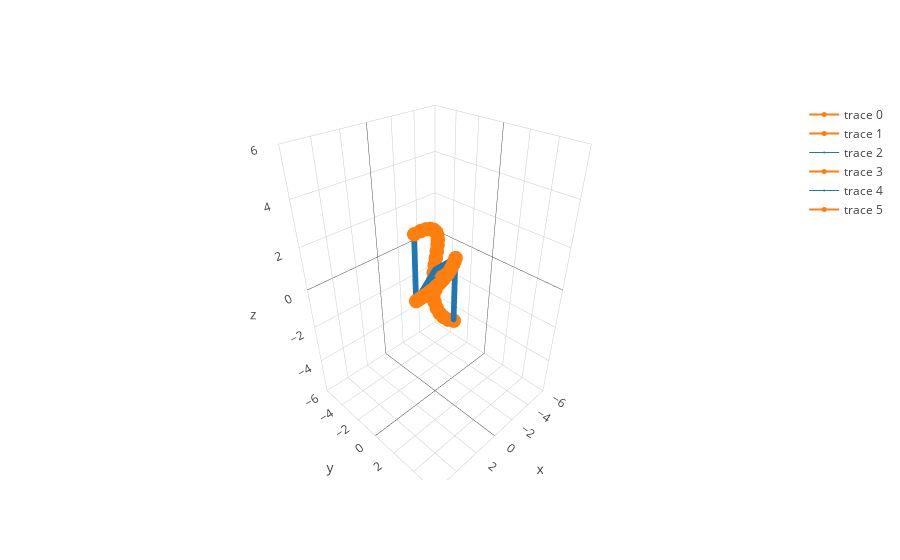

The notebook cell saved with this chart:
### Markdown cell above
Natural Trajectory Generation

### Code cell
thetainit = [pi/2, pi/3, 2*pi/3]
thetafinal = [-pi/2, pi/3, 2*pi/3]
nopoint = 20

trajectorymat = trajectory.calctrac(robot1, thetainit, thetafinal, nopoint)

trajectoryendeff = trajectory.trajectory_end(robot1, trajectorymat)
trajectoryjoints = trajectory.trajectory_joints(robot1, trajectorymat)

robo1 = graphics.position(robot1, trajectorymat[0])
robo2 = graphics.position(robot1, trajectorymat[len(trajectorymat) - 1])

data = trajectoryendeff + trajectoryjoints + robo1 + robo2

m = graphics.plot(data)
m.show()

### Figure 1 — Plotly figure (JSON) as saved in the notebook; plotly's stock layout.template omitted (floating-point values rounded to 4 significant figures; data arrays with more than 128 entries replaced by an {"elided": "..."} marker saying what was removed)
{"data": [{"line": {"color": "#ff7f0e", "width": 2}, "marker": {"size": 5}, "type": "scatter3d", "uid": "29cecae3-1251-480b-852d-1f705015b9a5", "x": [1.061e-16, 0.09959, 0.1399, 0.1246, 0.06069, -0.04211, -0.1717, -0.3142, -0.4552, -0.5801, -0.6749, -0.7274, -0.7274, -0.6677, -0.5443, -0.3565, -0.1073, 0.1967, 0.5461, 0.9283, 1.329, 1.732], "y": [1.732, 1.329, 0.9283, 0.5461, 0.1967, -0.1073, -0.3565, -0.5443, -0.6677, -0.7274, -0.7274, -0.6749, -0.5801, -0.4552, -0.3142, -0.1717, -0.04211, 0.06069, 0.1246, 0.1399, 0.09959, 0], "z": [-1.0, -1.054, -1.044, -0.9722, -0.8417, -0.6575, -0.4254, -0.1527, 0.1527, 0.4819, 0.8257, 1.174, 1.518, 1.847, 2.153, 2.425, 2.657, 2.842, 2.972, 3.044, 3.054, 3.0]}, {"line": {"color": "#ff7f0e", "width": 2}, "marker": {"size": 5}, "type": "scatter3d", "uid": "7dd60802-7d56-4470-838d-f64cd3e01f33", "x": [1.061e-16, 0.133, 0.2717, 0.4143, 0.5588, 0.7034, 0.846, 0.9848, 1.118, 1.243, 1.36, 1.466, 1.559, 1.64, 1.706, 1.757, 1.792, 1.812, 1.815, 1.803, 1.775, 1.732], "y": [1.732, 1.775, 1.803, 1.815, 1.812, 1.792, 1.757, 1.706, 1.64, 1.559, 1.466, 1.36, 1.243, 1.118, 0.9848, 0.846, 0.7034, 0.5588, 0.4143, 0.2717, 0.133, 0], "z": [2, 1.912, 1.823, 1.731, 1.637, 1.542, 1.445, 1.347, 1.249, 1.149, 1.05, 0.9501, 0.8505, 0.7513, 0.6527, 0.555, 0.4583, 0.363, 0.2693, 0.1774, 0.08758, 4.441e-16]}, {"line": {"color": "#1f77b4", "width": 1}, "marker": {"size": 2}, "type": "scatter3d", "uid": "4a744eaf-bb4e-4cfc-89bd-b3fab6586554", "x": {"elided": "150 float values"}, "y": {"elided": "150 float values"}, "z": {"elided": "150 float values"}}, {"line": {"color": "#ff7f0e", "width": 2}, "marker": {"size": 5}, "type": "scatter3d", "uid": "0ac51d63-cb30-4048-9640-af27fc4dd001", "x": [0, 0, 1.061e-16, 1.061e-16], "y": [0, 0, 1.732, 1.732], "z": [0, 1, 2, -1.0]}, {"line": {"color": "#1f77b4", "width": 1}, "marker": {"size": 2}, "type": "scatter3d", "uid": "9b7b513a-8274-48eb-a67c-e8a1651678d3", "x": {"elided": "150 float values"}, "y": {"elided": "150 int values"}, "z": {"elided": "150 float values"}}, {"line": {"color": "#ff7f0e", "width": 2}, "marker": {"size": 5}, "type": "scatter3d", "uid": "8da14516-76eb-4678-93c3-0509c6bc0c23", "x": [0, 0, 1.732, 1.732], "y": [0, 0, 0, 0], "z": [0, 1, 4.441e-16, 3.0]}], "layout": {"scene": {"xaxis": {"range": [-6, 6]}, "yaxis": {"range": [-6, 6]}, "zaxis": {"range": [-6, 6]}}}}
